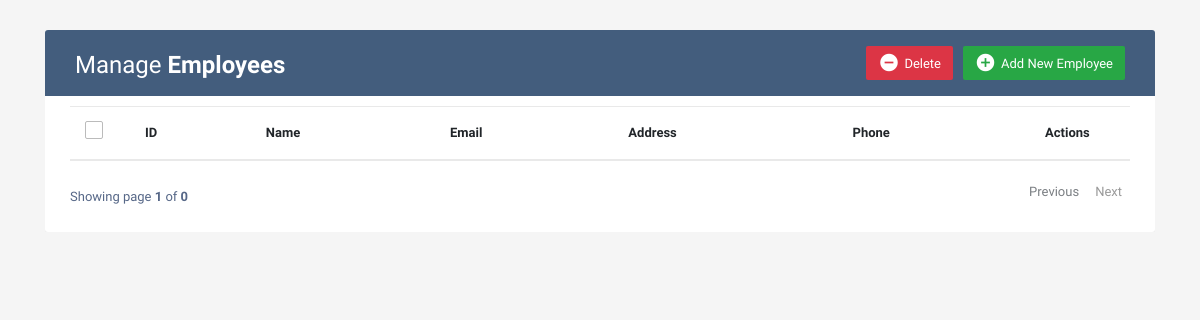
/, run on an earlier commit of the app's database.
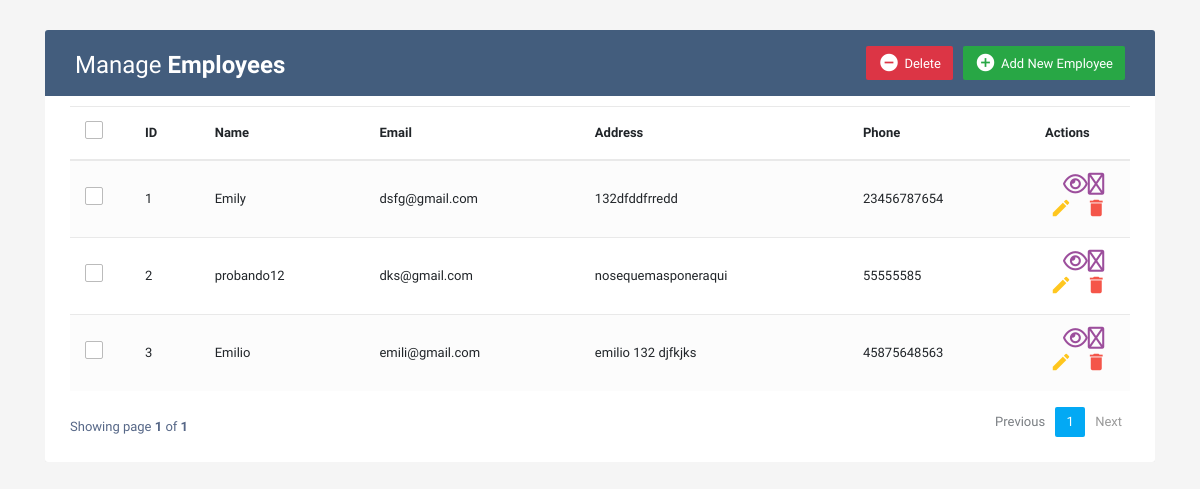
And on a later commit of the database.
### models.py (models this page shows, shortened)
class User(db.Model):
    _id = db.Column("id", db.Integer, primary_key = True, )
    name = db.Column(db.String(100))
    email = db.Column(db.String(100))
    address = db.Column(db.String(200))
    phone = db.Column(db.Integer)

### app.py (the view)
@app.route("/", methods=["POST", "GET"])
def home():
    users_per_page = 5
    all_data = User.query.all()
    total_user = len(User.query.all())
    page = request.args.get('page',1, type =int)
    users = User.query.paginate(page=page, per_page = users_per_page)
    return render_template("index.html",User = users)

### templates/index.html (shortened to what this page needs)
{% extends "base.html" %}
{% block data %}
{% for row in User.items %}
<tr>
    <td>
        <span class="custom-checkbox">
            <label for="checkbox1"></label>
        </span>
    </td>
    <td>{{row._id}}</td>
    <td>{{row.name}}</td>
    <td>{{row.email}}</td>
    <td>{{row.address}}</td>
    <td>{{row.phone}}</td>
    <td>
		<a href="#MoreEmployeeModal{{row._id}}" class="update" data-toggle="modal"><i class="far fa-eye" data-toggle="tooltip" title="More info">&#xE872;</i></a>
        <a href="#editEmployeeModal{{row._id}}" class="edit" data-toggle="modal"><i class="material-icons" data-toggle="tooltip" title="Edit">&#xE254;</i></a>
        <a href="#deleteEmployeeModal{{row._id}}" class="delete" data-toggle="modal"><i class="material-icons" data-toggle="tooltip" title="Delete">&#xE872;</i></a>
    </td>
</tr>
{% endfor %}
{% endblock %}

What changed in the data, as far as the page shows it:
added User: _id "1", name "Emily", email "dsfg@gmail.com", address "132dfddfrredd", phone "23456787654"
added User: _id "2", name "probando12", email "dks@gmail.com", address "nosequemasponeraqui", phone "55555585"
added User: _id "3", name "Emilio", email "emili@gmail.com", address "emilio 132 djfkjks", phone "45875648563"
Also different on the page:
{{ User.pages }}: "0" → "1"
new list line: "1"
